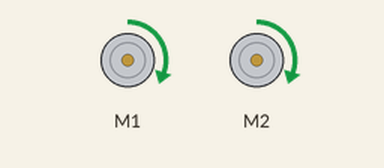
Bench run of a sketch on a simulated Arduino Uno, built with avr-gcc and run on an emulated ATmega328P. On the bench: 2 × DC motor (green arrow = forward, orange = backward, longer = faster). What the sketch prints to the serial monitor is not drawn.

Above: at 0.5 s.
Timing chart, 0 to 4.6 s (numbered marks = the images above):
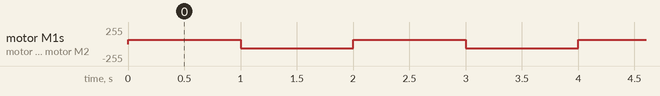

Measured:
- by itself, motor M1, motor M2: alternates forward 63/255 for 1.0 s and backward 63/255 for 1.0 s

The sketch:

enshu11-1-5.ino
```cpp
#include <ZumoMotors.h> //モータライブラリの読み込み

ZumoMotors motors; //ZumoMotors クラスのインスタンス生成

void setup() {
  Serial.begin(9600);
}
void loop() {
  //前進
  Serial.write(0);
  motors.setLeftSpeed(100);
  motors.setRightSpeed(100);
  delay(1000);
  //後進
  Serial.write(1);
  motors.setLeftSpeed(-100);
  motors.setRightSpeed(-100);
  delay(1000);
}
```
